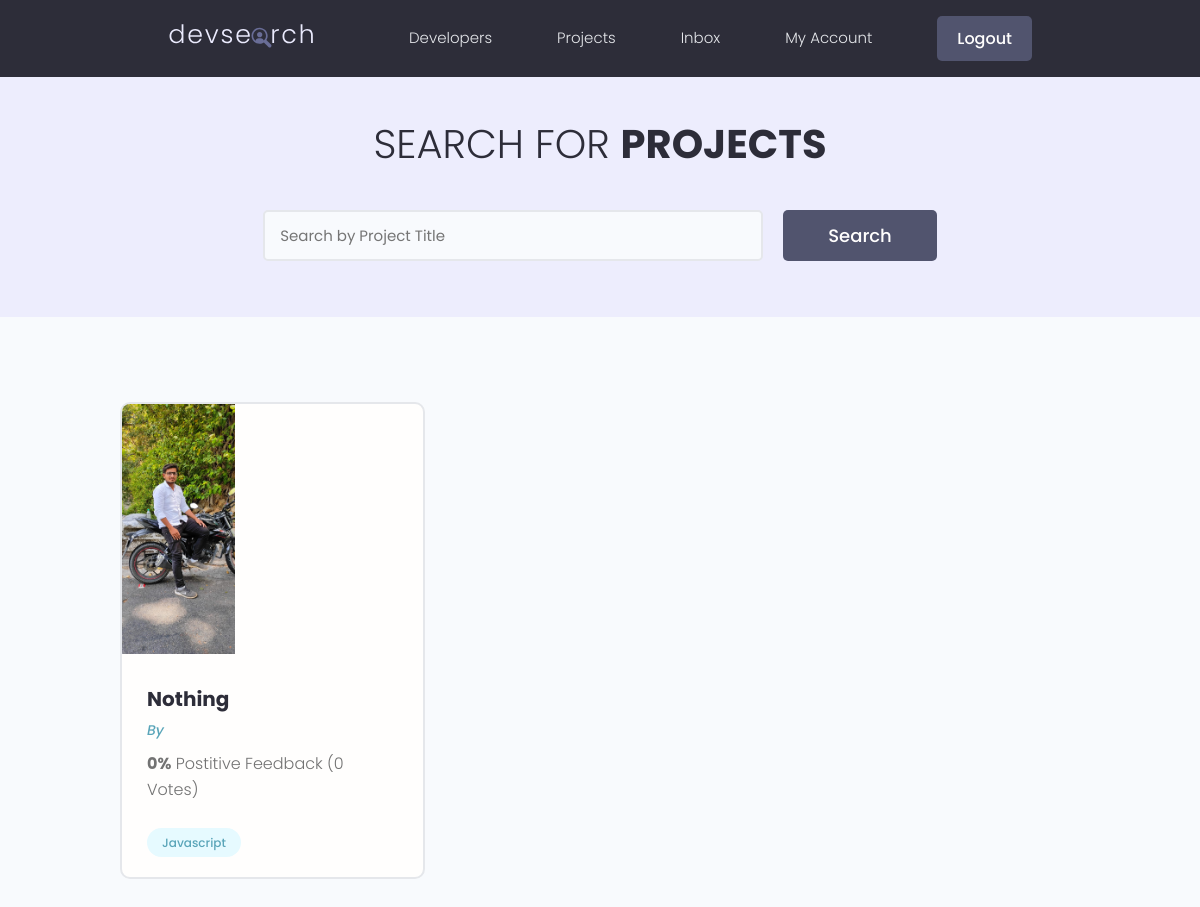
/project/projects/ (signed in), run on an earlier commit of the app's database.
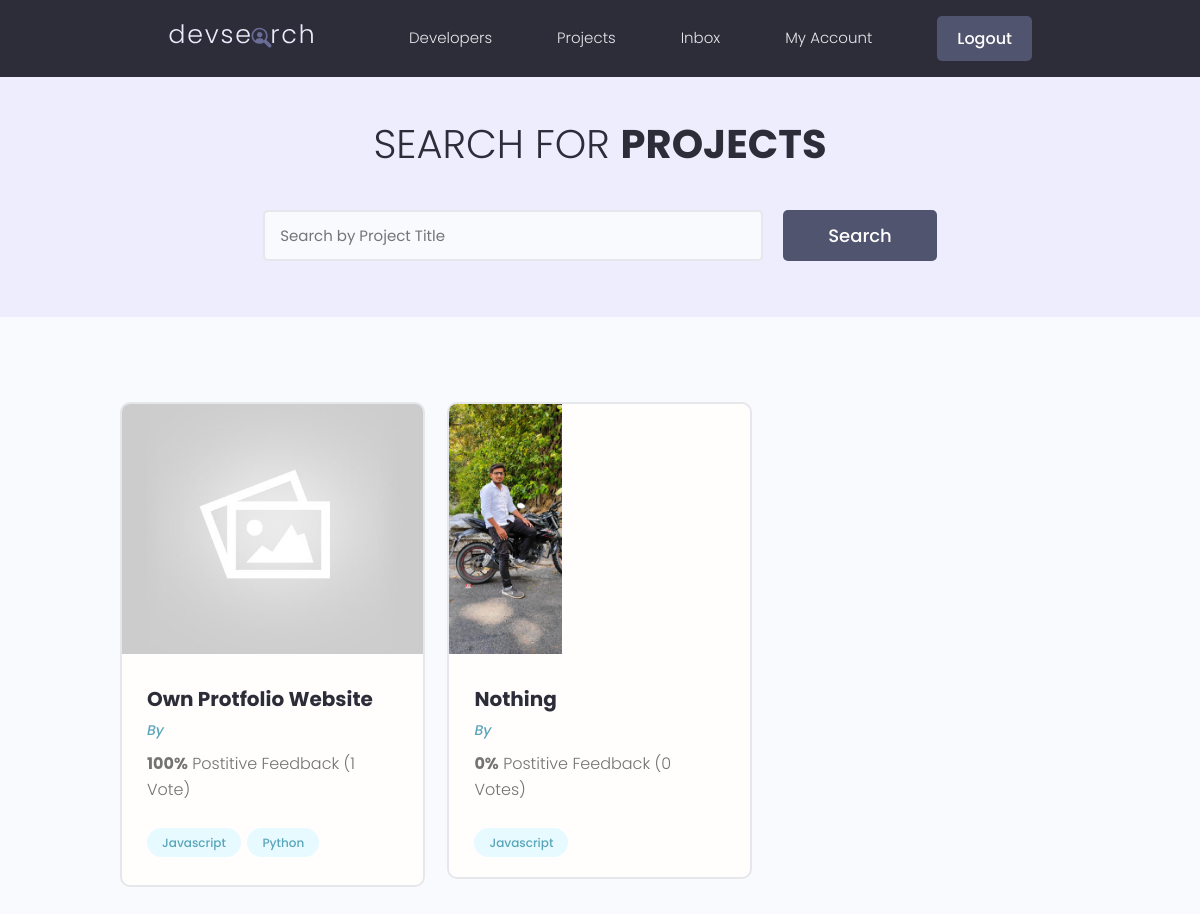
And on a later commit of the database.
### project/models.py (models this page shows, shortened)
class Project(models.Model):
    owner = models.ForeignKey(Profile , on_delete=models.SET_NULL , null=True,blank = True)
    title = models.CharField(max_length=200)
    featured_image = models.ImageField(upload_to="project_images", null=True, blank=True , default="default.jpg")
    description = models.TextField(null=True , blank=True)
    demo_link = models.CharField(max_length=2000,null=True, blank=True)
    source_link = models.CharField(max_length=2000,null=True, blank=True)
    tags = models.ManyToManyField('Tag', blank=True)
    vote_total = models.IntegerField(default=0,null=True, blank=True)
    vote_ratio = models.IntegerField(default=0,null=True, blank=True)
    created = models.DateTimeField(auto_now_add=True)
    id = models.UUIDField(default=uuid.uuid4 , unique=True , primary_key=True , editable=False)
    class Meta:
        ordering = ['-vote_ratio' , '-vote_total' , 'title']

class Tag(models.Model):
    name = models.CharField(max_length=200)
    created = models.DateTimeField(auto_now_add=True)
    id = models.UUIDField(default=uuid.uuid4,unique=True ,primary_key=True ,editable=False)
    def __str__(self):
        return self.name

### project/views.py (the view)
# urls.py: path('projects/',views.listproject,name="listproject"),
@login_required(login_url='login')
def listproject(request):
    search_query = ''
    if request.GET.get('search_query'):
        search_query = request.GET.get('search_query')
    tags = Tag.objects.filter(name__icontains=search_query)
    list_project = Project.objects.distinct().filter(
        Q(title__icontains=search_query) |
        Q(description__icontains=search_query) |
        Q(owner__name__icontains=search_query) |
        Q(tags__in=tags)
    )
    page = request.GET.get('page')
    result = 10
    paginator = Paginator(list_project, result)
    try:
        list_project = paginator.page(page)
    except PageNotAnInteger:
        page = 1
        list_project = paginator.page(page)
    except EmptyPage:
        page = paginator.num_pages
        list_project = paginator.page(page)
    leftIndex = (int(page) -4)
    if leftIndex < 1:
        leftIndex = 1
    rightIndex = (int(page) +5)
    if rightIndex > paginator.num_pages:
        rightIndex = paginator.num_pages + 1
    custom_range = range(leftIndex , rightIndex)
    context = {
        'list_project': list_project ,
        'search_query': search_query ,
        'paginator' : paginator ,
        'custom_range': custom_range ,
    }
    return render(request, "project/projects.html" , context)

### project/templates/project/projects.html (shortened to what this page needs)
{% extends 'pages/base.html' %}
{% load static %}
{% block content %}
<main class="projects">
  <section class="hero-section text-center">
    <div class="container container--narrow">
      <div class="hero-section__box">
        <h2>Search for <span>Projects</span></h2>
      </div>
      <div class="hero-section__search">
        <form class="form" id="searchForm" action="" method="get">
          <div class="form__field">
            <input class="input input--text" id="formInput#search" type="text" name="search_query" value="{{search_query}}"
              placeholder="Search by Project Title" />
          </div>
          <input class="btn btn--sub btn--lg" type="submit" value="Search" />
        </form>
      </div>
    </div>
  </section>
  <section class="projectsList">
    <div class="container">
      <div class="grid grid--three">
        {% for project in list_project %}
          <div class="column">
            <div class="card project">
              <a href="{% url 'project-description' project.id  %}" class="project">
                <img class="project__thumbnail" src="{{project.featured_image.url}}" alt="project thumbnail" />
                <div class="card__body">
                  <h3 class="project__title">{{project.title}}</h3>
                  <p><a class="project__author" href="{% url 'profile' project.owner.id %}">By {{project.owner.name}}</a></p>
                  <p class="project--rating">
                    <span style="font-weight: bold;">{{project.vote_ratio}}%</span> Postitive
                    Feedback ({{project.vote_total}} Vote{{project.vote_total|pluralize:"s"}})
                  </p>
                  <div class="project__tags">
                    {% for tag in project.tags.all %}
                    <span class="tag tag--pill tag--main">
                      <small>{{tag}}</small>
                    </span>
                    {% endfor %}
                  </div>
                </div>
              </a>
            </div>
          </div>
        {% endfor %}
      </div>
    </div>
  </section>
</main>
{% endblock content %}

What changed in the data, as far as the page shows it:
added Project: featured_image (placeholder picture), title "Own Protfolio Website", vote_ratio "100", vote_total "1", Tag (name "Javascript")
now on this page (row unchanged): Tag: name "Python", shown under "Own Protfolio Website"
